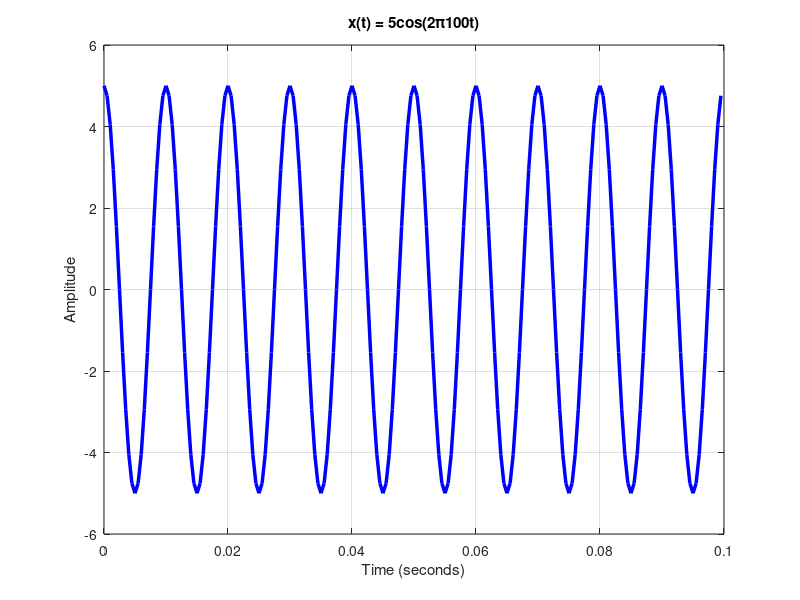

Here is the MATLAB script that generated this plot: (Note: this script raises an error after producing the figure.)
%%	x(t)=5cos2π100t


clc;             % clear command window
clear;           % clear all variables
close all;       % close all figure

% Time specifications
Fs = 2000;              % Sampling frequency (at least 2x100 = 200 Hz, but choose higher for smoothness)
T = 1/Fs;               % Sampling period
L = 200;                % Number of samples
t = (0:L-1)*T;          % Time vector

% Signal
x = 5*cos(2*pi*100*t);

% Plot
figure;
plot(t, x, 'b', 'LineWidth', 2.5);  %plot(x, y, 'b', 'LineWidth', 1.5, 'Marker', 'o')
xlabel('Time (seconds)');
ylabel('Amplitude');
title('x(t) = 5cos(2π100t)');
grid on;

% Cartesian style axes
hold on;
xline(0, 'r');   % y-axis    'r'=red
yline(0, 'r');   % x-axis     'k'=black
hold off;